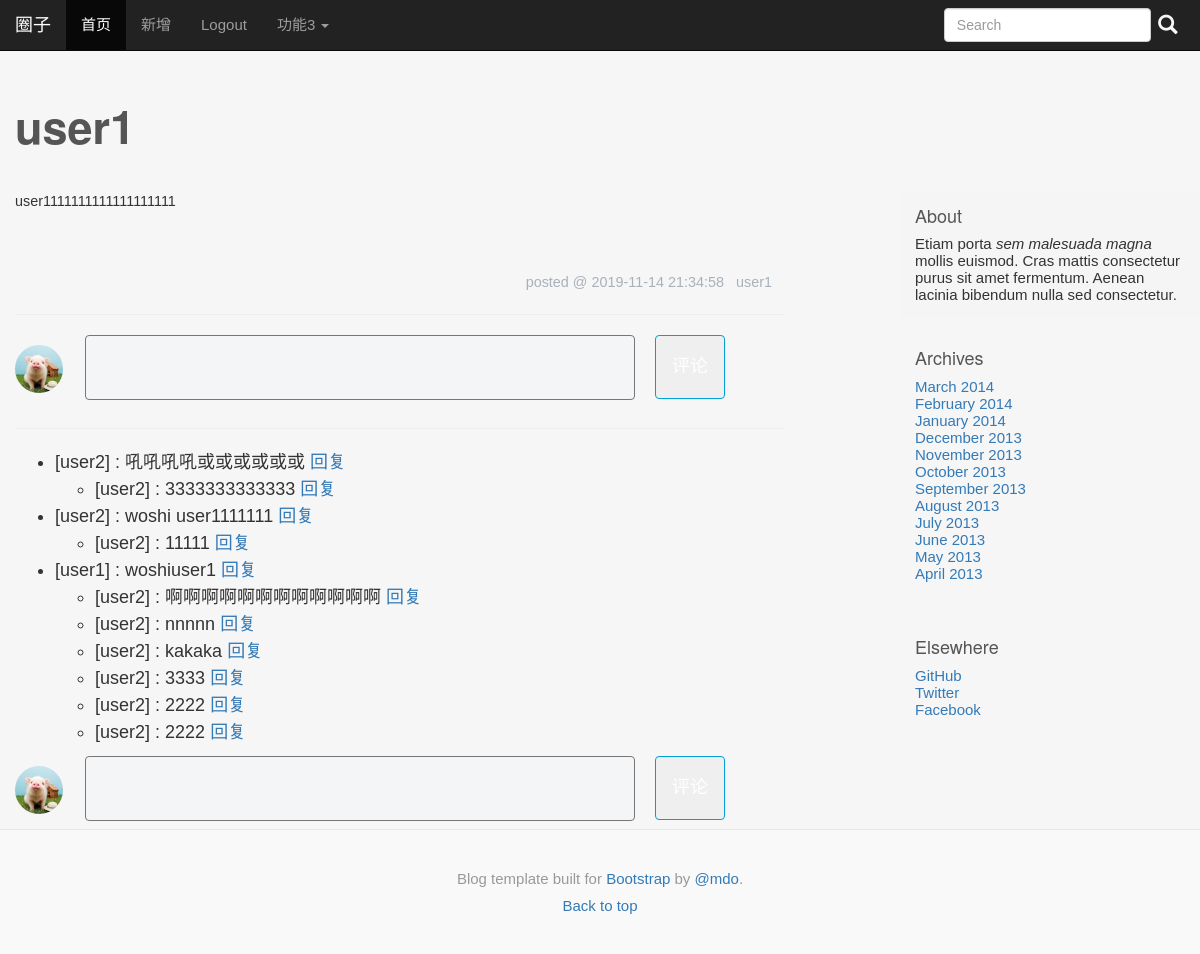
The app's page /article/1 with its own data.
### tables this page shows
CREATE TABLE post (
  id INTEGER PRIMARY KEY AUTOINCREMENT,
  author_id INTEGER NOT NULL,
  created TIMESTAMP NOT NULL DEFAULT (datetime(CURRENT_TIMESTAMP,'localtime')),
  title TEXT NOT NULL,
  body TEXT NOT NULL,
  FOREIGN KEY (author_id) REFERENCES user (id)
);

CREATE TABLE user (
  id INTEGER PRIMARY KEY AUTOINCREMENT,
  username TEXT UNIQUE NOT NULL,
  password TEXT NOT NULL
);

CREATE TABLE comment (
  id INTEGER PRIMARY KEY AUTOINCREMENT,
  postid INTEGER NOT NULL,
  userid INTEGER NOT NULL,
  ctext TEXT NOT NULL,
  ctime TIMESTAMP NOT NULL DEFAULT (datetime(CURRENT_TIMESTAMP,'localtime')),
  enable_dis BOOLEAN NOT NULL,
  replyid INTEGER NOT NULL,
  rootid INTEGER NOT NULL,
  FOREIGN KEY (userid) REFERENCES user (id),
  FOREIGN KEY (replyid) REFERENCES user (id),
  FOREIGN KEY (postid) REFERENCES post (id) ON DELETE CASCADE
);

### myapp/blog.py (the view, shortened to what this page needs)
@bp.route('/article/<int:id>',methods=('GET','POST'))
def article(id):
    post = get_post(id,check_author=False)
    db=get_db()
    '''评论出现两条重复的原因在这里，这个JOIN之后会有重复，要考虑如何去重，还要考虑性能。。
    #评论的userid有问题，，JOIN这种操作还是运用不来
    'SELECT authorid,postid,userid,ctext,ctime,enable_dis,replyid,u.username '
    ' FROM comment c JOIN user u ON c.authorid = ? and c.postid=?'
    ' WHERE u.id=c.authorid',
    (post['author_id'],post['id'])
    '''
    comments = db.execute(
        'SELECT c.id as commentid,postid,userid,ctext,ctime,enable_dis,replyid,u.username,rootid '
        ' FROM comment c JOIN user u'
        ' ON c.userid=u.id'
        ' WHERE c.postid=?'
        ' ORDER BY c.ctime DESC',
        (post['id'],)
    ).fetchall()
    return render_template('blog/article.html',post=post,comments=comments)

### myapp/auth.py (called while the page is built)
@bp.before_app_request
def load_logged_in_user():
	user_id = session.get('user_id')
	if user_id is None:
		g.user = None
	else:
		g.user = get_db().execute(
			'SELECT * FROM user WHERE id=?',(user_id,)
		).fetchone()

### myapp/blog.py (called while the page is built)
def get_post(id,check_author=True):
    db = get_db()
    post = db.execute(
        'SELECT p.id,title,body,created, author_id, username'
        ' FROM post p JOIN user u ON p.author_id = u.id'
        ' WHERE p.id=?' ,
        (id,)
    ).fetchone()
    if not post:
        abort(404,"Post None")
    if check_author and post['author_id']!=g.user['id']:
        abort(403)
    return post

### myapp/db.py (called while the page is built)
def get_db():
	if not 'db' in g:
		g.db = sqlite3.connect(
			os.path.join(current_app.instance_path,'myapp.sqlite'),
			detect_types=sqlite3.PARSE_DECLTYPES
		)
		g.db.row_factory = sqlite3.Row
	return g.db

### myapp/templates/blog/article.html (shortened to what this page needs)
{% extends 'base.html' %}
{% block mycss %}
<link href="{{url_for('static',filename='blog_article.css')  }}" rel="stylesheet" >
{% endblock %}
{% block blog_title %}{{ post["title"] }}{% endblock %}
{% block blog_text %}
<div class="blog-post">
    {{post['body']|safe}}
</div>
<div class="blog-article-bottom">
    <span>posted @ {{post['created']}} &nbsp; {{post['username']}}</span>
</div>
<hr>
<div class="comments">
    <form method="POST">
        <div class="comment-send ">
            <div class="comment-avatar">
                <img src="{{url_for('static',filename='pic/avatar.png')  }}" alt="testz">
            </div>
                <div class="comment-box">
                    <textarea name="comment_msg" cols="80" rows="5"></textarea>
                </div>
                <button class="comment-submit">评论</button>
        </div>
    </form>
    <hr>
    <div class="comment-list">
        <ul>
        {%for comment in comments%}
            {% if comment.rootid==-1%}
                <li>
                    <span>[{{comment['username']}}] : {{comment['ctext']}}  </span>
                    <a href="javascript:void(0);"  onclick="handle_comment_reply('{{post.id}}','{{comment.commentid}}','{{comment.userid}}','{{comment.rootid}}','{{comment.username}}')"> 回复</a>
                    <ul>
                        {% for cmt in comments %}
                            {%if cmt.rootid==comment.userid and cmt.replyid==comment.commentid%}
                                {% if cmt.rootid==comment.userid %}
                                <li>[{{cmt.username}}] : {{cmt.ctext}}<a href="javascript:void(0);"  onclick="handle_comment_reply('{{post.id}}','{{comment.commentid}}','{{comment.userid}}','{{comment.rootid}}','{{comment.username}}')"> 回复</a>  </li>
                                {%else%}
                                <li>[{{cmt.username}} 回复 {{cmt.replyid}}] : {{cmt.ctext}}<a href="javascript:void(0);"  onclick="handle_comment_reply('{{post.id}}','{{comment.commentid}}','{{comment.userid}}','{{comment.rootid}}','{{comment.username}}')"> 回复</a>  </li>
                                {%endif%}
                            {%endif%}
                        {% endfor %}
                    </ul>
                </li>
            {% endif %}
        {%endfor%}
        </ul>
        <div class="comment-send ">
            <div class="comment-avatar">
                <img src="{{url_for('static',filename='pic/avatar.png')  }}" alt="testz">
            </div>
            <div class="comment-box">
                <textarea name="comment_msg" cols="80" rows="5" placeholder=""></textarea>
            </div>
            <button class="comment-submit ">评论</button>
        </div>
    </div>
</div>
{%endblock%}

### myapp/static/base.css (style rules this page uses)
body { font-family: "Microsoft YaHei", Arial, Helvetica, sans-serif; font-style:normal; background-color: #f6f6f6; font-variant-ligatures: normal; font-variant-caps: normal; font-variant-numeric: normal; font-variant-east-asian: normal; font-weight: normal; font-stretch: normal; font: 15px "Microsoft YaHei", Arial, Helvetica, sans-serif; }
.blog-post { margin-bottom: 60px; }

### myapp/static/blog_article.css (style rules this page uses)
.blog-post { font-size: 0.8em; }
.blog-article-bottom { font-size: 0.8em; width: 100%; text-align: right; padding-right: 5px; margin-top: 5px; color: #a8b1ba; }
.comment-send { display: flex; justify-content: flex-start; }
.comment-avatar { margin-right:20px; position:relative; width:50px; }
.comment-avatar img { width:48px; height:48px; border-radius: 50%; position: absolute; top:10px; }
.comment-box { width: 80%; max-width: 550px; margin-right:20px; }
.comment-box textarea { font-size:12px; background-color: #f4f5f7; overflow: auto; border-radius: 4px; color:#555; color: 100% !important; height:65px; width: 100%; padding:5px 10px; line-height: normal; resize:none; }
.comment-submit { width:70px; height:64px; top:0; padding:4px 15px; color:#fff; border-radius: 4px; text-align: center; vertical-align: top; border:1px solid #00a1d6; user-select:none; }

### records on screen
post: title "user1", body "user1111111111111111111", created "2019-11-14 21:34:58"
user: username "user1"
comment: username "user2", ctext "吼吼吼吼或或或或或或"
comment: username "user2", ctext "3333333333333"
comment: username "user2", ctext "woshi user1111111"
comment: username "user2", ctext "11111"
comment: username "user1", ctext "woshiuser1"
comment: username "user2", ctext "啊啊啊啊啊啊啊啊啊啊啊啊"
comment: username "user2", ctext "nnnnn"
comment: username "user2", ctext "kakaka"
comment: username "user2", ctext "3333"
comment: username "user2", ctext "2222"
comment: username "user2", ctext "2222"
